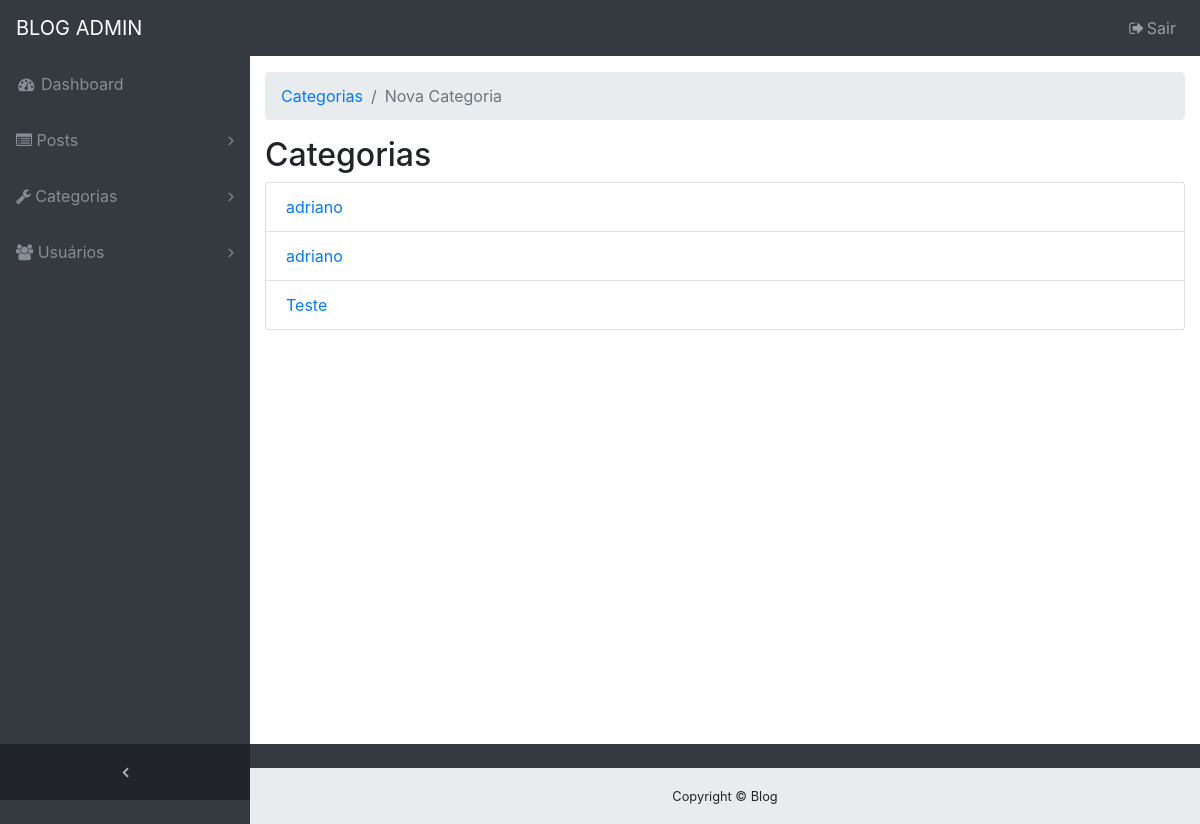
The page /index.php/categorias on the database its author committed.
### tables this page shows
CREATE TABLE `categorias` (
  `id` int(11) NOT NULL,
  `usuario_id` int(11) NOT NULL,
  `nome` varchar(255) NOT NULL,
  `criado_em_cat` timestamp NOT NULL DEFAULT CURRENT_TIMESTAMP
);

### application/controllers/Categorias.php (called while the page is built, shortened)
<?php
class Categorias extends CI_Controller {
    public function index() {
        $data['titulo'] = 'Categorias';
        $data['categorias'] = $this->categoria_model->get_categorias();
        $this->load->view('categorias/index', $data);
    }
}

### index.php (called while the page is built, shortened)
<?php
require_once BASEPATH.'core/CodeIgniter.php';

### application/models/Categoria_model.php (called while the page is built, shortened)
<?php
	class Categoria_model extends CI_Model{
		public function get_categorias(){
			$this->db->order_by('nome');
			$query = $this->db->get('categorias');
			return $query->result_array();
		}
	}

### application/views/categorias/index.php (the view, shortened to what this page needs)
<div class="content-wrapper">
    <div class="container-fluid">
        <ol class="breadcrumb">
            <li class="breadcrumb-item">
                <a href="#">Categorias</a>
            </li>
            <li class="breadcrumb-item active">Nova Categoria</li>
        </ol>
        <h2><?= $titulo; ?></h2>
        <ul class="list-group">
            <?php foreach ($categorias as $categoria) : ?>
                <li class="list-group-item"><a href="<?php echo site_url('/categorias/posts/' . $categoria['id']); ?>"><?php echo $categoria['nome']; ?></a>
                </li>
            <?php endforeach; ?>
        </ul>
    </div>
</div>
<br>

### assets/css/sb-admin.css (style rules this page uses)
html { position: relative; min-height: 100%; }
body { overflow-x: hidden; }
body.sticky-footer { margin-bottom: 56px; }
body.sticky-footer .content-wrapper { min-height: calc(100vh - 56px - 56px); }
body.fixed-nav { padding-top: 56px; }
.content-wrapper { min-height: calc(100vh - 56px); padding-top: 1rem; }
.content-wrapper { overflow-x: hidden; background: white; }
@media (min-width: 992px) { .content-wrapper { margin-left: 250px; } }

### rows shown on the page
categorias: nome "adriano"
categorias: nome "adriano"
categorias: nome "Teste"

### other values the page prints
$titulo "Categorias"
